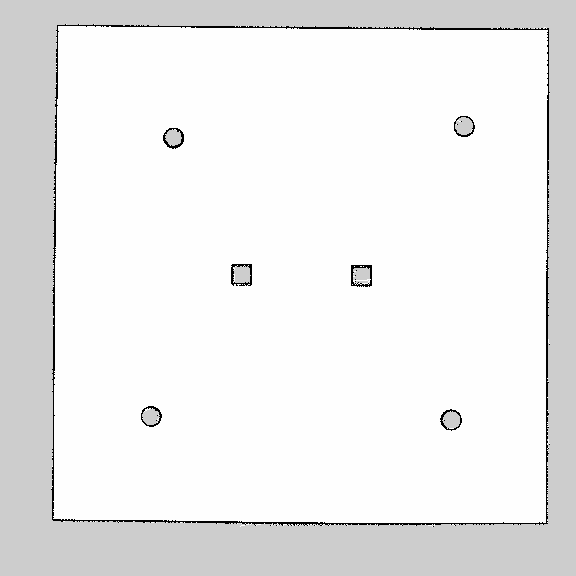
#> input picture voronoi_with_Astar/pursuer_and_evader_s.pgm, 576 x 576 px, found by its file name
$ python AStar.py
#> lines starting #> are read from the running program, lines starting #| are printed output that depends on the picture; after the words box and inside, x2 and y2 are one past the last pixel; in counts of white or black regions, pixels touching at a corner belong together
import cv2
import numpy as np
import math
import sys
import os
import heapq
import time
from collections import deque
from scipy.interpolate import splprep, splev
from collections import defaultdict
import matplotlib.pyplot as plt
from mpl_toolkits.mplot3d import Axes3D
import yaml

# ==============================
# 配置设置
# ==============================
class Config:
    """配置参数类 - 集中管理所有系统参数"""

    # 可视化设置 - 控制图形显示和字体相关参数
    PLOT_CONFIG = {
        'font_family': ['SimHei', 'Microsoft YaHei', 'DejaVu Sans'],  # 字体家族，优先使用中文字体
        'unicode_minus': False,  # 禁用Unicode负号显示，确保负号正常显示
        'figure_size_2d': (12, 8),   # 2D图形窗口尺寸（宽度，高度），单位英寸
        'figure_size_3d': (12, 10)   # 3D图形窗口尺寸（宽度，高度），单位英寸
    }

    # 地图处理参数 - 控制地图加载、处理和网格化相关参数
    MAP_CONFIG = {
        'resolution': 0.1,           # 地图分辨率，单位：米/像素，每个像素代表0.05米
        'inflation_radius': 1,      # 障碍物膨胀半径，单位：米，为路径规划提供安全边界
        'obstacle_threshold_low': 100,  # 障碍物判断低阈值，像素值低于此值视为障碍物
        'obstacle_threshold_high': 150, # 障碍物判断高阈值，像素值高于此值视为自由空间
        'grid_threshold': 200         # 网格化阈值，灰度值<=200设为障碍物(1)，>200设为可通行(0)
    }

    # 路径规划参数 - 控制A*算法和无人机运动约束相关参数
    PLANNER_CONFIG = {
        'heuristic_weight': 0.8,      # 启发式函数权重，平衡精确性和搜索速度
        'diagonal_cost': 1.414,       # 对角线移动代价，近似√2，考虑斜向移动距离
        'grid_cost': 1000,            # 地图的代价
        'max_speed': 2.0,             # 无人机最大飞行速度，单位：米/秒
        'max_acceleration': 0.5,      # 无人机最大加速度，单位：米/秒²
        'max_climb_angle': 30.0,      # 无人机最大爬升角，单位：度，限制飞行坡度
        'max_turn_angle': 10.0,       # 无人机最大转弯角，单位：度，限制路径曲率
        'grid_resolution': 1.0,       # 规划网格分辨率，单位：米，影响搜索精度和速度
        'cruise_speed': 2.0,          # 巡航速度，单位：米/秒
        'turn_speed': 0.8,            # 转弯速度，单位：米/秒
        'takeoff_land_speed': 0.5     # 起飞降落速度，单位：米/秒
    }

# 应用配置 - 将配置参数应用到matplotlib全局设置
plt.rcParams['font.sans-serif'] = Config.PLOT_CONFIG['font_family']  # 设置中文字体
plt.rcParams['axes.unicode_minus'] = Config.PLOT_CONFIG['unicode_minus']  # 设置负号显示


# ==============================
# 地图处理模块
# ==============================
class MapProcessor:
    """地图处理类"""

    @staticmethod
    def preprocess_map(image_path):
        """预处理地图"""
        config = Config.MAP_CONFIG

        # 读取图像
        img = cv2.imread(image_path)
#> img is the input picture: shape (576, 576, 3); min 0, max 254, mean 237.9
        if img is None:
            print("无法加载地图图像!")
            return None, None, None

        print(f"原始图像尺寸: 高度={img.shape[0]}像素, 宽度={img.shape[1]}像素")
#| 原始图像尺寸: 高度=576像素, 宽度=576像素

        # 图像二值化处理
        img_processed = MapProcessor._binarize_image(img)

        # 创建网格地图
        grid = MapProcessor._create_grid(img_processed)
        print(f"网格地图尺寸: 行数={len(grid)}像素, 列数={len(grid[0])}像素")

        # 障碍物膨胀
        inflated_grid, gaussian_grid = MapProcessor._inflate_obstacles(grid, config['inflation_radius'], config['resolution'])
        #print(f"膨胀后网格尺寸: 行数={len(inflated_grid)}像素, 列数={len(inflated_grid[0])}像素")

        return inflated_grid.tolist(), img, gaussian_grid

    @staticmethod
    def _binarize_image(img):
        """图像二值化"""
        config = Config.MAP_CONFIG
        img_processed = img.copy()
        img_processed[img_processed < config['obstacle_threshold_low']] = 0
        img_processed[img_processed > config['obstacle_threshold_high']] = 255
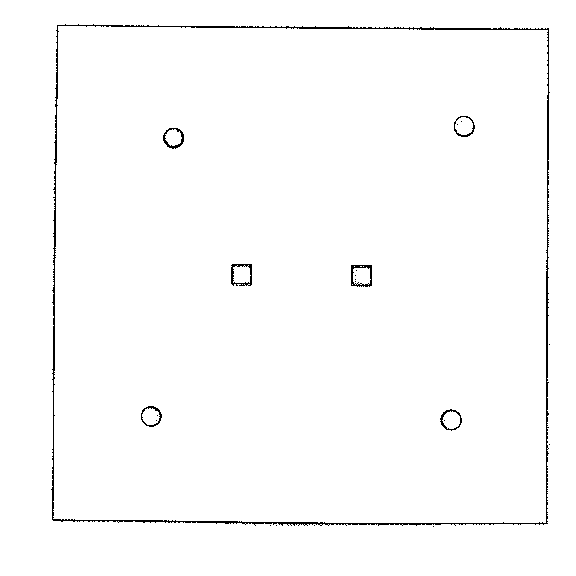
#> img_processed: shape (576, 576, 3); 98.7% white; black in thin lines or dots, all inside (x1, y1, x2, y2) = (51, 24, 550, 527)
        return img_processed

    @staticmethod
    def _create_grid(img_processed):
        """创建网格地图"""
        config = Config.MAP_CONFIG
        grid = cv2.cvtColor(img_processed, cv2.COLOR_BGR2GRAY)
        grid[grid <= config['grid_threshold']] = 1  # 障碍物
        grid[grid > config['grid_threshold']] = 0   # 自由空间
#| 网格地图尺寸: 行数=576像素, 列数=576像素
        return grid

    @staticmethod
    def _inflate_obstacles(grid, inflation_radius, resolution):
        """障碍物膨胀处理"""
#> called with inflation_radius = 1, resolution = 0.1
        inflation_pixels = int(inflation_radius / resolution)
        kernel_size = 2 * inflation_pixels + 1
        kernel = np.ones((kernel_size, kernel_size), np.uint8)
        inflated_grid = cv2.dilate(grid, kernel, iterations=1)
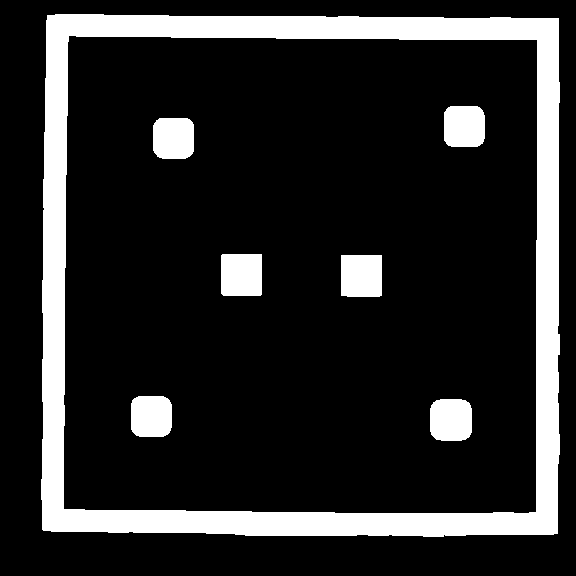
#> inflated_grid: shape (576, 576); values 0 (black) and 1 (white), 16.4% white; 7 white regions, largest, box (x1, y1, x2, y2) and area: (41, 14, 560, 537) 44603, (221, 254, 262, 296) 1717, (341, 255, 382, 297) 1714
        float_grid = grid.astype(np.float32)
        gaussian_grid = cv2.GaussianBlur(float_grid, (12*kernel_size+1, 12*kernel_size+1), sigmaX=3)
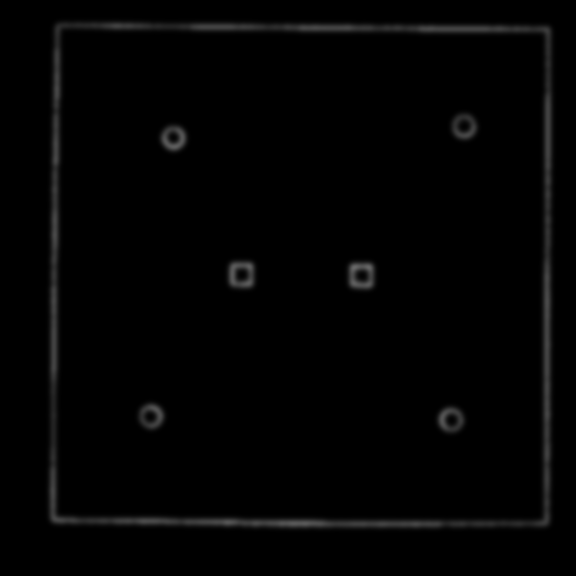
#> gaussian_grid: shape (576, 576) float32; min 0, max 0.411, mean 0.0126

        return inflated_grid, gaussian_grid


# ==============================
# 坐标转换模块
# ==============================
class CoordinateConverter:
    """坐标转换类"""

    # [25 lines left out: functions pixel_to_world, world_to_relative, not called in this run]


# ==============================
# 轨迹点生成模块
# ==============================
class TrajectoryGenerator:
    """轨迹生成类 - 生成带时间和速度的轨迹"""

    # [236 lines left out: functions generate_trajectory_with_time_and_velocity, _calculate_segment_info, _calculate_segment_duration, _determine_segment_speed, print_trajectory_info, _calculate_total_distance and 1 more, not called in this run]


# ==============================
# 可视化模块
# ==============================
class Visualizer:
    """可视化类"""

    # [138 lines left out: functions show_2d_visualization, _plot_start_goal, show_3d_visualization, _extract_and_transform_coords, _plot_height_limit_plane, _setup_3d_plot and 1 more, not called in this run]


# ==============================
# 路径规划器模块
# ==============================
class AStarPlanner3D:
    """3D A*路径规划器 - 优化版本"""

    # [470 lines left out: functions __init__, _define_movement_directions, heuristic, _calculate_height_penalty, is_valid_position, find_path and 20 more, not called in this run]


# ==============================
# 主程序
# ==============================
class PathPlanningApp:
    """路径规划应用程序"""

    def __init__(self):

        """
        初始化方法，设置类的基本属性
        """
        self.grid = None  # 网格地图，用于存储环境信息
        self.img = None  # 图像数据，可能用于可视化或处理
        self.start_pixel = [0, 1, -2]  # [行, 列, 高度] 起始点的像素坐标和高度信息
        self.goal_pixel = [-10, -20, -4]   # [行, 列, 高度] 目标点的像素坐标和高度信息
        self.trajectory = None  # 存储生成的轨迹，用于存储规划后的路径点序列
        self._load_and_process_map()
        self._load_map_yaml()

    # [34 lines left out: function run, not called in this run]

    def _load_and_process_map(self):
        """加载和处理地图"""
        img_path = sys.path[0] + "\\pursuer_and_evader_s.pgm"
        self.grid, self.img, self.gaussian_grid = MapProcessor.preprocess_map(img_path)
#> self.grid = 576 items
        return self.grid is not None

    def _load_map_yaml(self):
        SCRIPT_DIR = os.path.dirname(os.path.abspath(__file__))
        yaml_path = os.path.join(SCRIPT_DIR, 'pursuer_and_evader_s.yaml')
#> (the run stopped early here; a loop or call above may not have finished)
